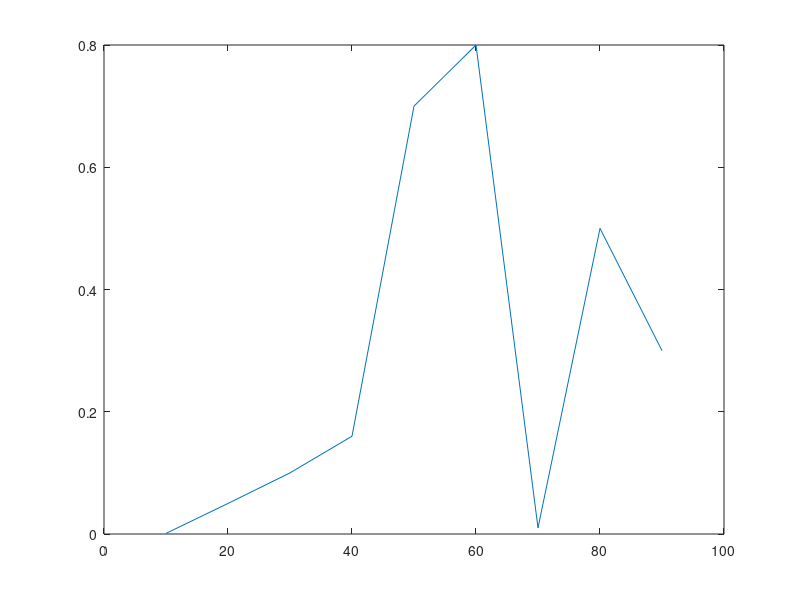

Here is the MATLAB script that generated this plot:
x=[10 20 30 40 50 60 70 80 90];
y=[0.001 .05 0.1 .16 .7 .8 .01 .5 .3];
plot(x,y)
hold on
% yi = interp1(x,y,65); 
% plot(65,yi,'r*')